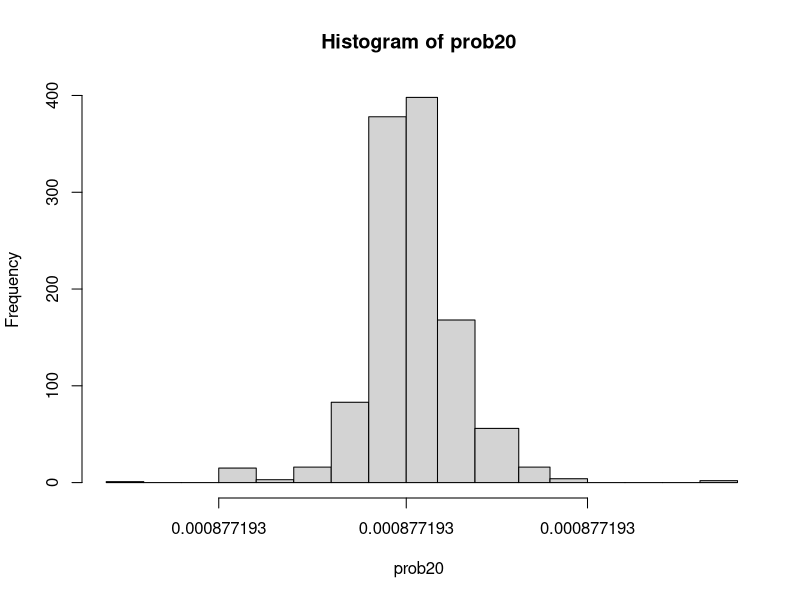
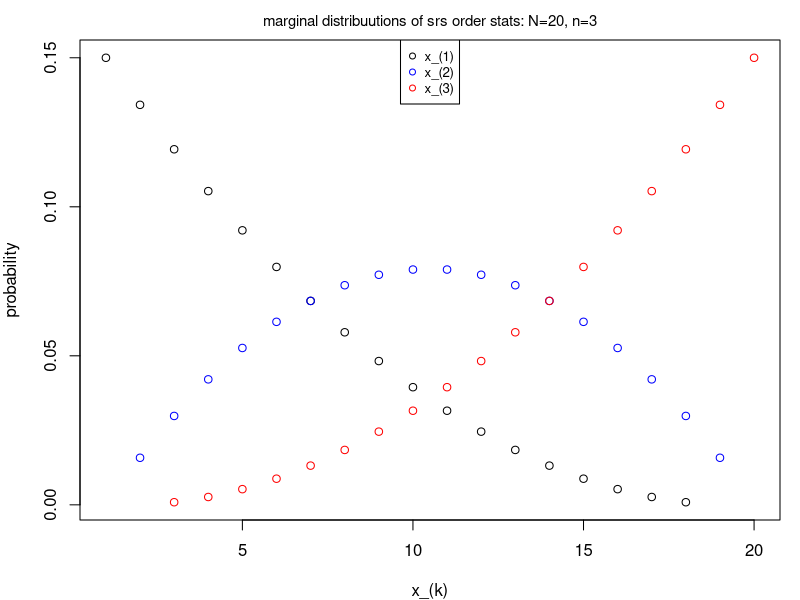

Write R code to recreate these figures, in order.

# Distribution of spacings of orderstatistics
# u_(1),...,u_(n) from n srs draws from the population Y={1,...,N}
# distribution.
# Assume Y = 1:N for this problem

# use N = 20 for now
n = 10
n=3
N = 20
Y = 1:N

 # generate n iid draws
u <- sample(Y,size=n,replace=FALSE)
 # get the spacings
deltas <- diff(c(0,sort(u),N))


 # make a function giving P(X(1))
pminSrsDisc <- function(N,n){
  # computes the density over the outcome space {1,...,N} of the 1st
  # order statistic from a srs(n) from {1,...,N}
  i1 = 1:(N-n+1); i0 = i1-1
   # compute P(X(1) == i1)
  px1 = 1 - choose(N-i1,n)/choose(N,n)

  return(diff(c(0,px1)))
}
 # try it out
pminSrsDisc(20,3)
sum(pminSrsDisc(20,3))
 # check via MC - it looks good
NMC = 1000000; u <- matrix(NA,nrow=3,ncol=NMC)
for(k in 1:NMC) {
  u[, k] <- sample(1:20, size = 3, replace = FALSE)
}

xmin = apply(u,2,min)
#xmed = apply(u,2,median)
round(tabulate(xmin)/NMC,4)
round(pminSrsDisc(20,3),4)
 # if x(1) were 3, then p(x(2)) is given by
pminSrsDisc(20-3,3-1)
pminSrsDisc(20-3,3-1) > 0

sum(pminSrsDisc(20-3,3-1))

 # getting the counts of individuals between order stats:
 # left.open means count[1] is # of x <= vec[1]
findInterval(1:40,c(10,20),left.open=TRUE)
table(findInterval(1:40,c(10,20),left.open=TRUE))
tabulate(findInterval(1:40,c(10,20),left.open=TRUE)+1)

 # now compute the probability of the counts of the population
 # binned by the ordered iid sample

 # first, build a function that uses the overkill pminDisc() function
likeSampSrs <- function(counts){
  # computes the likelihood of counts between order statistics from
  # a sample of size n=length(counts)-1.
  # counts[1] <= x_(1), ... , counts[n] <= x_(n), counts[n+1] > x_(n).
  N = sum(counts)
  cumcounts = c(0,cumsum(counts))
  adjcounts = counts; adjcounts[1] = counts[1]-1
  n = length(counts)-1
  probs = rep(NA,n)
  #browser()
  for(k in 1:n){
    p1 = pminSrsDisc(N-cumcounts[k],n-k+1)
    probs[k] = p1[counts[k]]
  }
  print(probs)
  return(prod(probs))
}
# likeSampSrs(c(10,10,20))

 # try with previous problem
pminSrsDisc(20,3)
# if x(1) were 4, then p(x(2)) is given by
pminSrsDisc(20-4,3-1)
# if x(2) were 10 the p(x(3)|x(2),x(1)) is given by
pminSrsDisc(20-10,3-2)

 # now using the pminLike
tabulate(findInterval(1:20,c(4,10,14),left.open=TRUE)+1)
likeSampSrs(c(4,6,4,6))

# make all possible ordered samples for n=3, N=20 and
# compute the probabilities of each
n=3; N=20
x1=rep(NA,(N-2)*(N-1)*N)
x2=x1; x3=x1; prob20=rep(NA,1140)
countmat = matrix(NA,ncol=1140,nrow=4)
xmat = matrix(NA,ncol=1140,nrow=3)
ii = 1
for(i in 1:(N-2)){
  for(j in (i+1):(N-1)){
    for(k in (j+1):N){
      xmat[,ii] = c(i,j,k)
      print(xmat[,ii])
      countmat[,ii] = tabulate(findInterval(1:N,c(i,j,k),left.open=TRUE)+1,nbins=n+1)
      prob20[ii] = likeSampSrs(countmat[,ii])
      ii = ii+1
    }
  }
}

hist(prob20)
ibad=is.na(prob20)
sum(prob20,na.rm=T)  # seems not obviously wrong

 # look at the margins
# make a dplyer data frame:
xdat = data.frame(x1=xmat[1,],x2=xmat[2,],x3=xmat[3,],prob=prob20)
xdat = xdat[!ibad,]
library(dplyr)
xdat %>% group_by(x1) %>% summarize(prob=sum(prob)) -> mx1
xdat %>% group_by(x2) %>% summarize(prob=sum(prob)) -> mx2
xdat %>% group_by(x3) %>% summarize(prob=sum(prob)) -> mx3

par(mfrow=c(1,1),oma=c(0,0,0,0),mar=c(4,4,2,1))
plot(c(1,20),range(cbind(mx1$prob,mx2$prob,mx3$prob)),type='n',
     xlab='x_(k)',ylab='probability')
points(mx1$x1,mx1$prob,col='black')
points(mx2$x2,mx2$prob,col='blue')
points(mx3$x3,mx3$prob,col='red')
mtext('marginal distribuutions of srs order stats: N=20, n=3',line=.5,
      side=3,cex=.9)
legend('top',pch=1,col=c('black','blue','red'),
       legend = c('x_(1)','x_(2)','x_(3)'),cex=.8)


# looks great, but the probabilities of each draw are all the same - just like
# Chris was saying, and like theory predicts.

# Maybe we should be looking at the distribution of the empirical:
# sqrt{n}[F_n(F^-1(u)) - F(F^-1(u))] ~ Bbridg(u) approx?
# This distribution will not be indifferent to a iid sample of
# {1,2,3} from pop = {1,...,N}, right?

# If this really is different, what is the difference between
# the distribution of the empirical dist Fn and the order stats?



